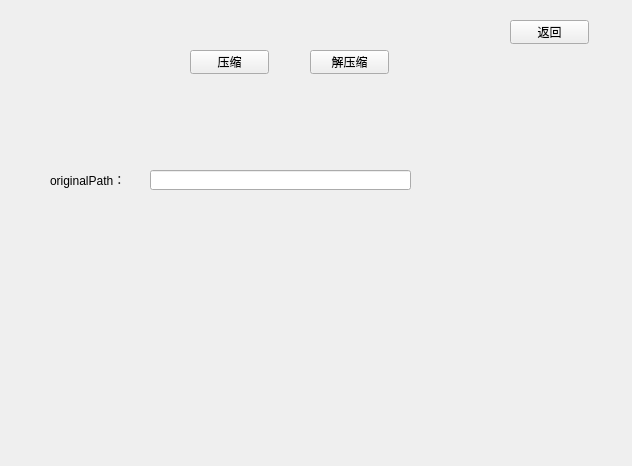
<?xml version="1.0" encoding="UTF-8"?>
<ui version="4.0">
 <class>Exp11Window</class>
 <widget class="QWidget" name="Exp11Window">
  <property name="geometry">
   <rect>
    <x>0</x>
    <y>0</y>
    <width>632</width>
    <height>466</height>
   </rect>
  </property>
  <property name="windowTitle">
   <string>Form</string>
  </property>
  <widget class="QPushButton" name="compressButton">
   <property name="geometry">
    <rect>
     <x>190</x>
     <y>50</y>
     <width>79</width>
     <height>24</height>
    </rect>
   </property>
   <property name="text">
    <string>压缩</string>
   </property>
  </widget>
  <widget class="QPushButton" name="decompressButton">
   <property name="geometry">
    <rect>
     <x>310</x>
     <y>50</y>
     <width>79</width>
     <height>24</height>
    </rect>
   </property>
   <property name="text">
    <string>解压缩</string>
   </property>
  </widget>
  <widget class="QPushButton" name="backButton">
   <property name="geometry">
    <rect>
     <x>510</x>
     <y>20</y>
     <width>79</width>
     <height>24</height>
    </rect>
   </property>
   <property name="text">
    <string>返回</string>
   </property>
  </widget>
  <widget class="QLineEdit" name="originalfile">
   <property name="geometry">
    <rect>
     <x>150</x>
     <y>170</y>
     <width>261</width>
     <height>20</height>
    </rect>
   </property>
  </widget>
  <widget class="QLabel" name="label">
   <property name="geometry">
    <rect>
     <x>50</x>
     <y>170</y>
     <width>81</width>
     <height>20</height>
    </rect>
   </property>
   <property name="text">
    <string>originalPath：</string>
   </property>
  </widget>
 </widget>
 <resources/>
 <connections/>
</ui>
